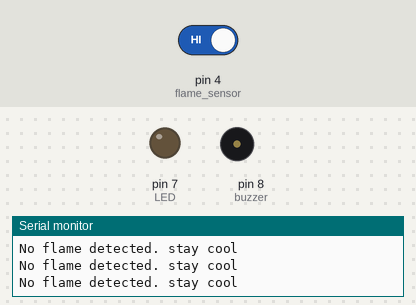
The sketch below on a simulated Arduino Uno, built with avr-gcc and run on an emulated ATmega328P. Parts: output pins drawn as LEDs (lit = HIGH), buzzer (waves = sounding, pin HIGH), the last lines printed to the serial monitor. Dashed ring = blinking. Inputs (shaded band) come from the test bench; at power-on: pin 4 (flame_sensor) HIGH.

Above: at 2.8 s.
2.9 s: pin 4 (flame_sensor) driven LOW
At 4.1 s:
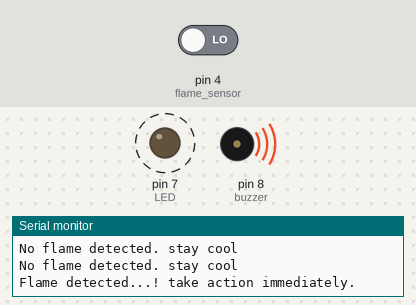
7.0 s: pin 4 (flame_sensor) driven HIGH
At 7.6 s:
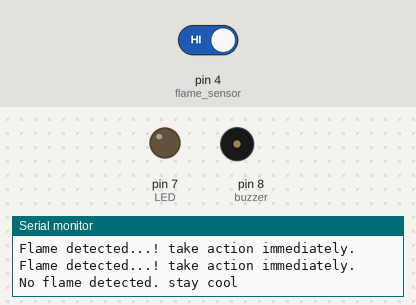
Timing chart, 0 to 10.0 s (numbered marks = the images above; inputs shaded):
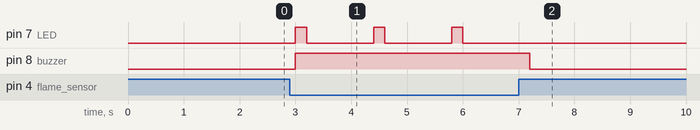

The sketch:

flame.ino
```cpp
int buzzer = 8;
int LED = 7;
int flame_sensor = 4;
int flame_detected=0;

void setup()
{
  Serial.begin(9600);
  pinMode(buzzer, OUTPUT);
  pinMode(LED, OUTPUT);
  pinMode(flame_sensor, INPUT);
}

void loop()
{
  flame_detected = digitalRead(flame_sensor);
  if (flame_detected == 0)
  {
    Serial.println("Flame detected...! take action immediately.");
    digitalWrite(buzzer, HIGH);
    digitalWrite(LED, HIGH);
    delay(200);
    digitalWrite(LED, LOW);
    delay(200);
  }
  else
  {
    Serial.println("No flame detected. stay cool");
    digitalWrite(buzzer, LOW);
    digitalWrite(LED, LOW);
  }
  delay(1000);
}
```

Measured:
- after the input at 2.9 s, pin 7 (LED): alternates HIGH for 0.20 s and LOW for 1.2 s, starting after 0.10 s; pin 8 (buzzer): LOW → HIGH after 0.10 s
- after the input at 7.0 s, pin 7 (LED): stops changing and stays LOW; pin 8 (buzzer): HIGH → LOW after 0.20 s
